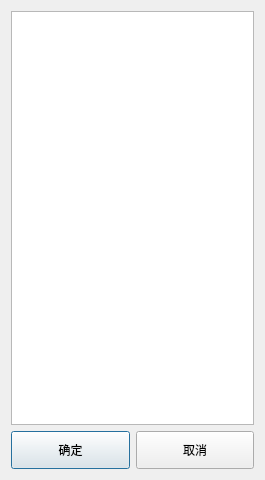
<?xml version="1.0" encoding="UTF-8"?>
<ui version="4.0">
 <class>Dlg_Pgm_Sel</class>
 <widget class="QDialog" name="Dlg_Pgm_Sel">
  <property name="geometry">
   <rect>
    <x>0</x>
    <y>0</y>
    <width>265</width>
    <height>480</height>
   </rect>
  </property>
  <property name="windowTitle">
   <string>程序选择</string>
  </property>
  <layout class="QVBoxLayout" name="verticalLayout" stretch="440,40">
   <item>
    <widget class="QTableWidget" name="tableWidget"/>
   </item>
   <item>
    <layout class="QHBoxLayout" name="horizontalLayout">
     <item>
      <widget class="QPushButton" name="btnOK">
       <property name="sizePolicy">
        <sizepolicy hsizetype="Minimum" vsizetype="Ignored">
         <horstretch>0</horstretch>
         <verstretch>0</verstretch>
        </sizepolicy>
       </property>
       <property name="text">
        <string>确定</string>
       </property>
      </widget>
     </item>
     <item>
      <widget class="QPushButton" name="btnCan">
       <property name="sizePolicy">
        <sizepolicy hsizetype="Minimum" vsizetype="Ignored">
         <horstretch>0</horstretch>
         <verstretch>0</verstretch>
        </sizepolicy>
       </property>
       <property name="text">
        <string>取消</string>
       </property>
      </widget>
     </item>
    </layout>
   </item>
  </layout>
 </widget>
 <resources/>
 <connections/>
</ui>
